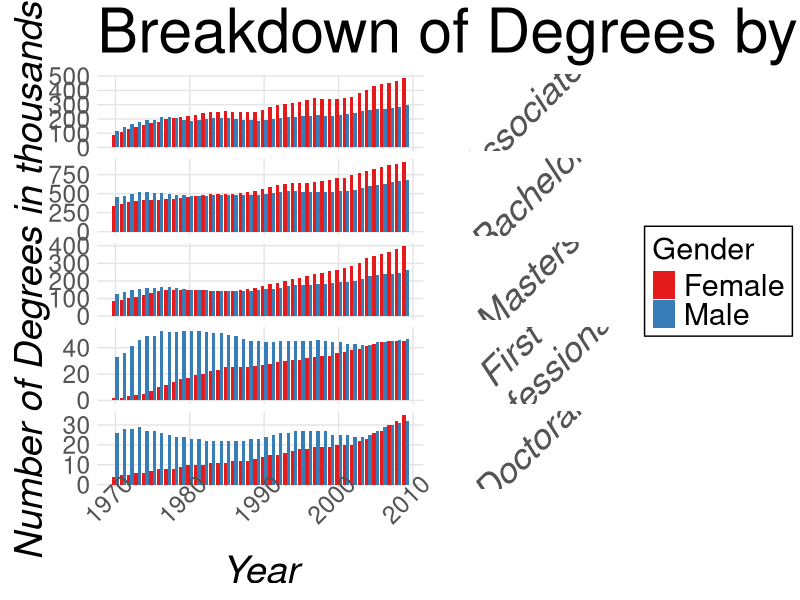
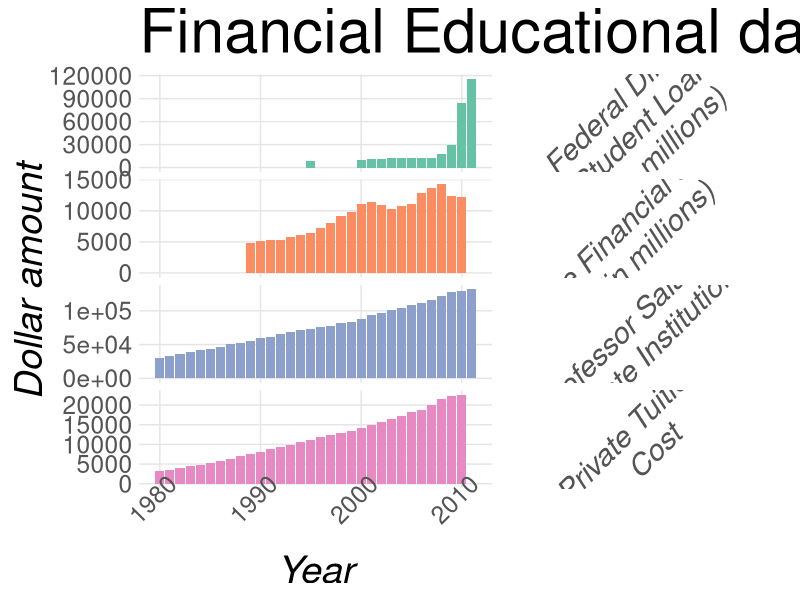

The R script that drew these images, in order:
## ---- chunk 1
library("ggplot2")
library("reshape2")
library("stringr")
## ---- chunk 2
Degrees.earned.by.Level.and.Sex <- read.csv("data/Degrees earned by Level and Sex.csv")
## ---- chunk 3
DegNorm = melt(Degrees.earned.by.Level.and.Sex, id.vars = "YearEnding")
DegNorm$value = as.numeric(gsub(",","",DegNorm$value))
head(DegNorm)
## ---- chunk 4
DegNorm$MorF <- ifelse(grepl("Male",DegNorm$variable),"Male",(ifelse(grepl("Female",DegNorm$variable),"Female","NA")))
tail(DegNorm)
## ---- chunk 5
DegNorm$variable = as.character(DegNorm$variable)
DegNorm$DegType=str_split_fixed(DegNorm$variable,"[.]",2)[,1]
DegNorm[which(DegNorm$DegType == "First"),]$DegType = "First \nProfessional"
tail(DegNorm)
## ---- chunk 6
DegNormSub = DegNorm[which(DegNorm$YearEnding>1960 & DegNorm$DegType != "All"& DegNorm$DegType != "Alldegrees"),]
DegNormSub$DegType <-factor(DegNormSub$DegType, levels = c("Associates","Bachelor","Masters","First \nProfessional","Doctoral"))
## ---- chunk 7
a <- ggplot(DegNormSub,aes(x=YearEnding, y=value, group = MorF, fill = MorF)) + geom_bar(position="dodge",stat="identity") + labs(x="Year", y = "Number of Degrees in thousands", title = "Breakdown of Degrees by Gender and Degree Type") + theme(plot.title = element_text(size = rel(4)), legend.position = "right", legend.background = element_rect(color = "black"), strip.text.y = element_text(color = "grey33", angle = 45, size = rel(3),face = "italic"), strip.background = element_rect(color = "white", fill = "white"), legend.text = element_text(size = rel(2)), legend.title = element_text(size = rel(2)),axis.text.x = element_text(size = rel(2), color = "grey33",vjust = 1.5), axis.text.y = element_text(size=rel(2), color = "grey33"), axis.title.x = element_text(size=rel(2.5),face = "italic",vjust=1), axis.title.y = element_text(size=rel(2.5),face="italic",vjust =0.3)) 

b <- a + scale_fill_brewer(palette= "Set1",name = "Gender")

c <- b + facet_grid(DegType~., scales = "free_y") 

theme_update(axis.text.x = element_text(angle = 45, hjust = 1), panel.grid.major = element_line(colour = "grey90"), panel.grid.minor = element_blank(), panel.background = element_blank(), axis.ticks = element_blank(), legend.position = "none")

c
## ---- chunk 8
Federal.Student.Aid...Funds.Utilized.in.millions <- read.csv("data/Federal Student Aid - Funds Utilized in millions.csv",na.strings="",strip.white=TRUE)
Private.Tuition <-read.csv("data/Private-Tuition.csv",strip.white=TRUE)
Private.FinancialSupport <- read.csv("data/Private-FinancialSupport.csv",strip.white=TRUE)
Private.Salaries <- read.csv("data/Private-Salaries.csv",strip.white=TRUE)

#for simplicity, using private institution data

#first melt where needed and clean data as well as change column names in order to rbind later
#we also change all 4 dataframes to have three columns (Year, attribute, and value)
FedStudentAid = melt(Federal.Student.Aid...Funds.Utilized.in.millions, id.vars = "Type.of.assistance")
FedStudentAid$value = as.numeric(gsub(",","",FedStudentAid$value))
FedStudentAid$variable = gsub("X","",FedStudentAid$variable)
names(FedStudentAid)[names(FedStudentAid)=="variable"]<-"Year"
names(FedStudentAid)[names(FedStudentAid)=="Type.of.assistance"]<-"attribute"

PrivTuition = Private.Tuition
PrivTuition$Private.Tuition = as.numeric(gsub(",","",PrivTuition$Private.Tuition))
PrivTuition$attribute = "Private Tuition"
names(PrivTuition)[names(PrivTuition)=="Private.Tuition"]<-"value"

PrivFinSupp = melt(Private.FinancialSupport, id.vars = "Item")
PrivFinSupp$value = as.numeric(gsub(",","",PrivFinSupp$value))
PrivFinSupp$variable = gsub("X","",PrivFinSupp$variable)
PrivFinSupp$Item = gsub("[..]","",PrivFinSupp$Item)
names(PrivFinSupp)[names(PrivFinSupp)=="variable"]<-"Year"
names(PrivFinSupp)[names(PrivFinSupp)=="Item"]<-"attribute"

PrivSalaries = melt(Private.Salaries, id.vars = "TYPE.OF.CONTROL.AND.ACADEMIC.RANK")
PrivSalaries$value = as.numeric(gsub(",","",PrivSalaries$value))
PrivSalaries$value = PrivSalaries$value * 1000 #as the salary is in thousands
PrivSalaries$variable = gsub("X","",PrivSalaries$variable)
names(PrivSalaries)[names(PrivSalaries)=="variable"]<-"Year"
names(PrivSalaries)[names(PrivSalaries)=="TYPE.OF.CONTROL.AND.ACADEMIC.RANK"]<-"attribute"

#then we combine into one dataframe by year
data<-rbind(FedStudentAid,PrivTuition)
data<-rbind(data,PrivFinSupp)
data<-rbind(data,PrivSalaries)
## ---- chunk 9
#We then take the subset of the data that we are interested in for the years 1980 onwards
#Federal Direct Student Loans (in millions of dollars)
#Private Tuition
#Salaries for Private School Professors
#Financial Support (in millions of dollars)
dsub <- data[which(data$attribute == "Federal Direct Student Loan (FDSL)" | data$attribute == "Private Tuition" | data$attribute == "Private 4-year institutions" | data$attribute == "Professor"),]
dsub <- dsub[which(dsub$Year >= 1980),]
dsub$Year <- as.integer(dsub$Year)
dsub$attribute <- as.character(dsub$attribute)
#we will rename our attributes and then factor and re-level to make plotting easier
dsub[which(dsub$attribute == "Private Tuition"), ]$attribute = "Private Tuition \nCost"
dsub[which(dsub$attribute == "Federal Direct Student Loan (FDSL)"), ]$attribute = "Federal Direct \nStudent Loan \n(in millions)"
dsub[which(dsub$attribute == "Private 4-year institutions"), ]$attribute = "Private Financial Support \n(in millions)"
dsub[which(dsub$attribute == "Professor"), ]$attribute = "Professor Salaries \n(Private Institutions)"
dsub$attribute <- factor(dsub$attribute, levels = c("Federal Direct \nStudent Loan \n(in millions)","Private Financial Support \n(in millions)","Professor Salaries \n(Private Institutions)","Private Tuition \nCost"))
## ---- chunk 10
dsub[sample(nrow(dsub),10),]
## ---- chunk 11
ggplot(dsub,aes(x=Year,y=value,fill=attribute)) + geom_bar(position = "dodge",stat="identity") + facet_grid(attribute~., scales = "free_y") +labs(x="Year",y="Dollar amount",title="Financial Educational data over the Years")+theme(plot.title = element_text(size = rel(4)), strip.text.y = element_text(color = "grey33", angle = 45, size = rel(2.5),face = "italic"), strip.background = element_rect(color = "white", fill = "white"), axis.text.x = element_text(size = rel(2), color = "grey33",vjust = 1.5), axis.text.y = element_text(size=rel(2), color = "grey33"), axis.title.x = element_text(size=rel(2.5),face = "italic",vjust=1), axis.title.y = element_text(size=rel(2.5),face="italic",vjust =0.3)) +scale_fill_brewer(palette= "Set2")
